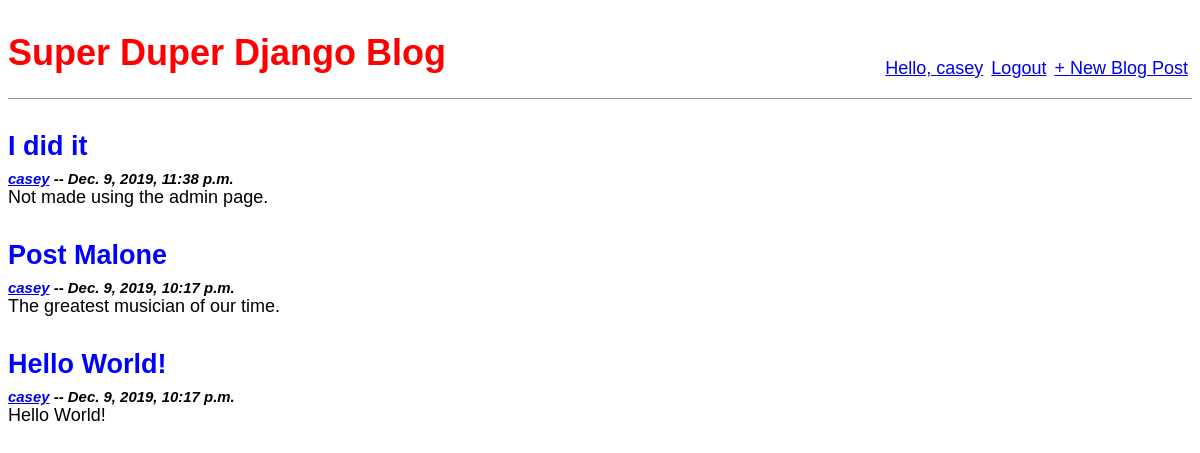
The app's page / (signed in) with its own data.
### posts/models.py (models this page shows, shortened)
class Post(models.Model):
    title = models.CharField(max_length=200)
    author = models.ForeignKey('auth.User', on_delete=models.CASCADE)
    created = models.DateTimeField(auto_now_add=True)
    updated = models.DateTimeField(auto_now=True)
    body = models.TextField()
    class Meta:
        ordering = ['-created']

### posts/views.py (the view)
# urls.py: path('', views.BlogListView.as_view(), name='home'),
class BlogListView(ListView):
    model = Post
    template_name = 'home.html'

### templates/home.html
{% extends 'base.html' %}
{% block content %}
    {% for post in object_list %}
        <div class="post-entry">
            <h2><a href="{% url 'posts:detail' post.id %}">{{ post.title }}</a></h2>
            <h5><em><a href="{% url 'users:profile' post.author.username %}">{{ post.author.username }}</a> -- {{ post.created }}</em></h5>
            <p>{{ post.body }}</p>
        </div>
    {% endfor %}
{% endblock content %}

### templates/base.html (shortened to what this page needs)
{% load static %}
<!DOCTYPE html>
<html>
    <head>
        <link rel="stylesheet" href="{% static 'css/base.css' %}">
    </head>
    <body>
        <header>
            <div class="nav-left"><h1><a href="{% url 'posts:home' %}">Super Duper Django Blog</h1>
            </div>
            <div class="nav-right">
                {% if user.is_authenticated %}
                <p>Hello, <a href="{% url 'users:profile' request.user.username %}">{{ request.user.username }}</a></p>
                <p><a href="{% url 'logout' %}">Logout</a></p>
                <p><a href="{% url 'posts:new' %}">+ New Blog Post</a></p>
                {% else %}
                <p><a href="{% url 'login' %}">Login</a></p>
                <p><a href="{% url 'users:signup' %}">Sign Up</a></p>
                {% endif %}
            </div>
        </header>
        <div class="container">
            {% block content %}
            {% endblock content %}
        </div>
    </body>
</html>

### static/css/base.css (style rules this page uses)
body { font-family: 'Source Sans Pro', sans-serif; font-size: 18px; }
header { border-bottom: 1px solid #999; margin-bottom: 2rem; display: flex; }
header h1 a { color: red; text-decoration: none; }
.nav-left { margin-right: auto; }
.nav-right { display: flex; padding-top: 2rem; }
.nav-right p { margin-left: .25rem; margin-right: .25rem; }
.post-entry { margin-bottom: 2rem; }
.post-entry h2 { margin: 0.5rem 0; }
.post-entry h2 a, .post-entry h2 a:visited { color: blue; text-decoration: none; }
.post-entry h5, .post-entry h6 { margin-top: 0; margin-bottom: 0; }
.post-entry p { margin: 0; font-weight: 400; }

### records on screen
Post: title "I did it", author.username "casey", created "Dec. 9, 2019, 11:38 p.m.", body "Not made using the admin page."
Post: title "Post Malone", author.username "casey", created "Dec. 9, 2019, 10:17 p.m.", body "The greatest musician of our time."
Post: title "Hello World!", author.username "casey", created "Dec. 9, 2019, 10:17 p.m.", body "Hello World!"

### other values on screen
{{ request.user.username }} "casey"
